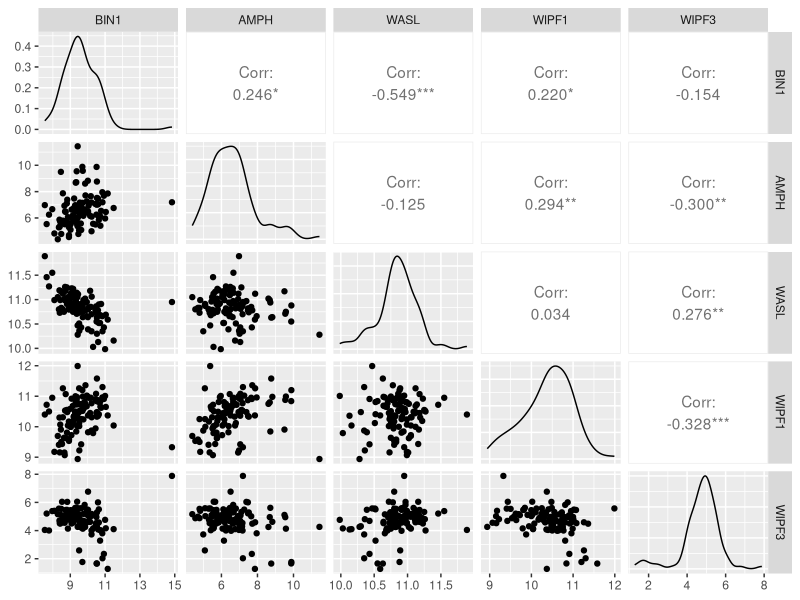
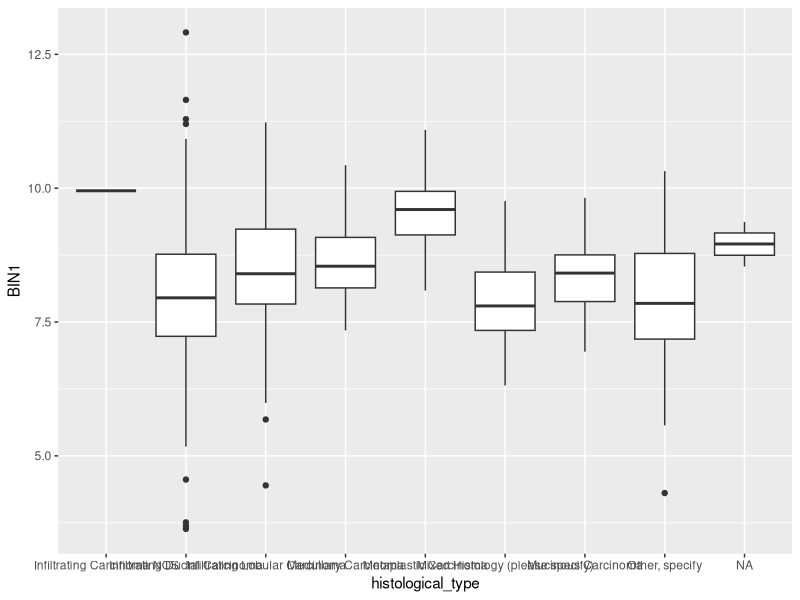
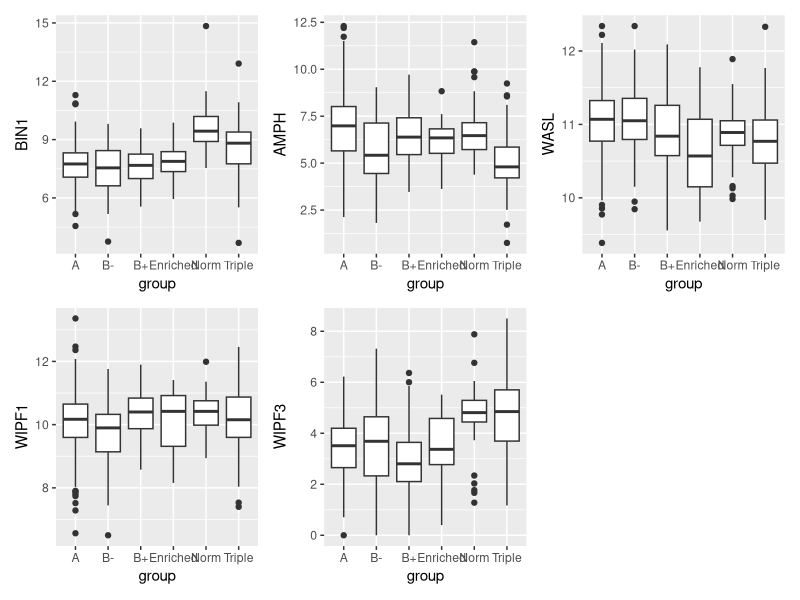
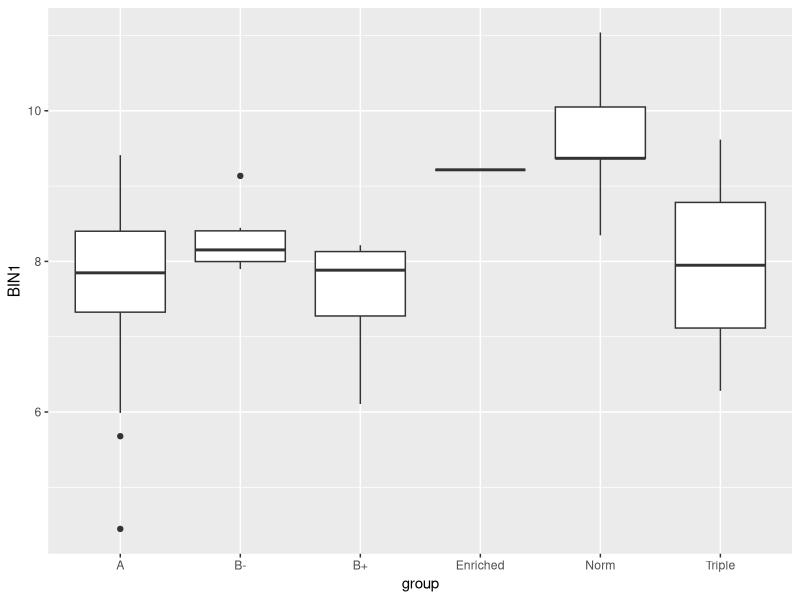
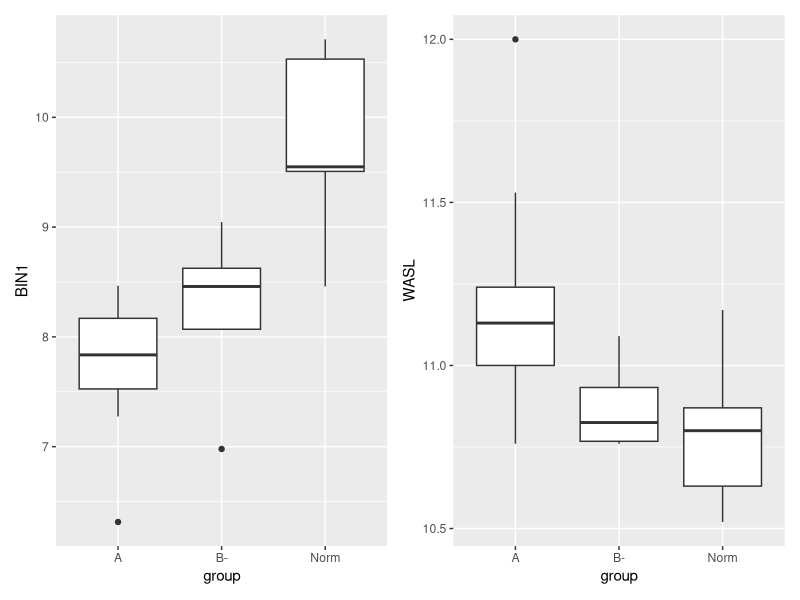
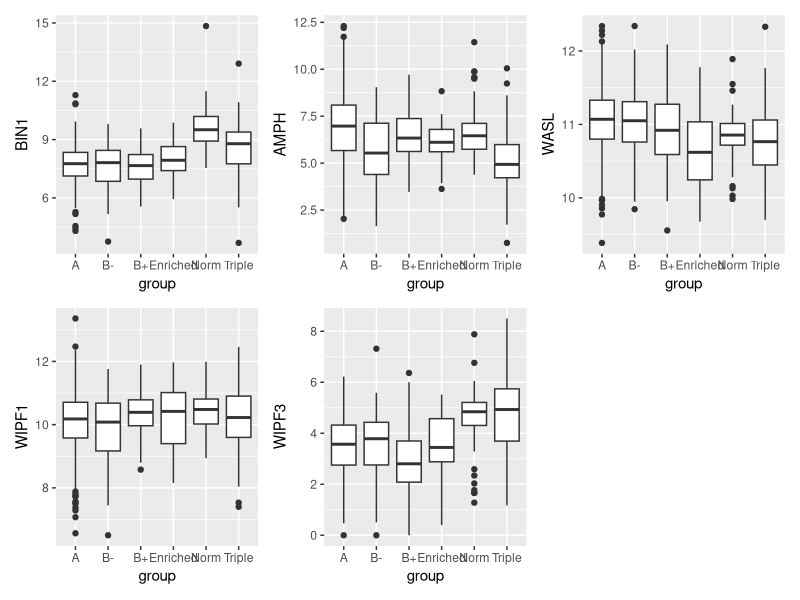

Reproduce these figures in R, in order.
## ---- chunk 1
knitr::opts_chunk$set(echo = TRUE)
## ---- chunk 2
library(tidyverse)
library(rstatix)
library(GGally)
library(patchwork)
## ---- chunk 3
Data <- read_tsv('Xena.tsv')
Data[, 2:14] |> drop_na(BIN1) -> Data
## ---- chunk 4
Data |> filter(sample_type=='Solid Tissue Normal') -> Normal
Data |> filter(sample_type=='Primary Tumor') -> Tumor

Normal |> group_by(histological_type) |> summarise(count = length(BIN1))
## ---- chunk 5
Tumor |> group_by(histological_type) |>  summarize(count = length(BIN1))
## ---- chunk 6
ggpairs(Normal[, 9:13])
## ---- chunk 7
kruskal.test(BIN1 ~ histological_type, Normal)
kruskal.test(AMPH ~ histological_type, Normal)
kruskal.test(WASL ~ histological_type, Normal)
kruskal.test(WIPF1 ~ histological_type, Normal)
kruskal.test(WIPF3 ~ histological_type, Normal)
## ---- chunk 8
kruskal.test(BIN1 ~ histological_type, Tumor)   #dif
kruskal.test(AMPH ~ histological_type, Tumor)   #dif
kruskal.test(WASL ~ histological_type, Tumor)   #dif
kruskal.test(WIPF1 ~ histological_type, Tumor)  #dif
kruskal.test(WIPF3 ~ histological_type, Tumor)  #dif
## ---- chunk 9
Tumor |> wilcox_test(BIN1 ~ histological_type) |> print.data.frame()
Tumor |> wilcox_test(AMPH ~ histological_type) |> print.data.frame()
Tumor |> wilcox_test(WASL ~ histological_type) |> print.data.frame()
Tumor |> wilcox_test(WIPF1 ~ histological_type) |> print.data.frame()
Tumor |> wilcox_test(WIPF3 ~ histological_type) |> print.data.frame()
## ---- chunk 10
gg <- ggplot(Tumor)+aes(histological_type)+geom_boxplot(aes(y = BIN1))
gg
## ---- chunk 11
data <- rbind(Tumor, Normal)

data |> filter(histological_type=='Infiltrating Lobular Carcinoma') -> ILC
sub1 <- subset(ILC, sample_type == 'Primary Tumor')
sub2 <- subset(ILC, sample_type == 'Solid Tissue Normal')
wilcox.test(sub1$BIN1, sub2$BIN1)    #dif
wilcox.test(sub1$WIPF3, sub2$WIPF3)  #dif
## ---- chunk 12
data |> filter(histological_type=='Infiltrating Ductal Carcinoma') -> IDC
sub1 <- subset(IDC, sample_type == 'Primary Tumor')
sub2 <- subset(IDC, sample_type == 'Solid Tissue Normal')
wilcox.test(sub1$BIN1, sub2$BIN1)     #dif
## ---- chunk 13
wilcox.test(sub1$WIPF1, sub2$WIPF1)     #dif
wilcox.test(sub1$WIPF3, sub2$WIPF3)     #dif
## ---- chunk 14
data |> filter(histological_type=='Mixed Histology (please specify)') -> MH
sub1 <- subset(MH, sample_type == 'Primary Tumor')
sub2 <- subset(MH, sample_type == 'Solid Tissue Normal')
wilcox.test(sub1$BIN1, sub2$BIN1)
wilcox.test(sub1$WASL, sub2$WASL)    #?
## ---- chunk 15
wilcox.test(sub1$WIPF3, Normal$WIPF3)     
## ---- chunk 16
data |> filter(ER_Status_nature2012=='Negative', PR_Status_nature2012=='Negative', HER2_Final_Status_nature2012=='Negative') |> select(sample_type, histological_type, BIN1, AMPH, WASL, WIPF1, WIPF3) |> mutate(group = 'Triple') -> Triple
## ---- chunk 17
data |> filter(ER_Status_nature2012=='Negative', PR_Status_nature2012=='Negative', HER2_Final_Status_nature2012=='Positive') |> select(sample_type, histological_type, BIN1, AMPH, WASL, WIPF1, WIPF3) |> mutate(group = 'Enriched') -> Enriched
## ---- chunk 18
data |> filter(sample_type=='Solid Tissue Normal') |> select(sample_type, histological_type, BIN1, AMPH, WASL, WIPF1, WIPF3) |> mutate(group = 'Norm') -> Norm
## ---- chunk 19
data |> filter(ER_Status_nature2012=='Positive', PR_Status_nature2012=='Positive', HER2_Final_Status_nature2012=='Negative') |> select(sample_type, histological_type, BIN1, AMPH, WASL, WIPF1, WIPF3) |> mutate(group = 'A') -> A
## ---- chunk 20
data |> filter(ER_Status_nature2012=='Positive',  PR_Status_nature2012=='Negative', HER2_Final_Status_nature2012=='Negative') |> select(sample_type, histological_type, BIN1, AMPH, WASL, WIPF1, WIPF3) |> mutate(group = 'B-') -> Bm
## ---- chunk 21
data |> filter(ER_Status_nature2012=='Positive', HER2_Final_Status_nature2012=='Positive') |> select(sample_type, histological_type, BIN1, AMPH, WASL, WIPF1, WIPF3) |> mutate(group = 'B+') -> Bp
## ---- chunk 22
dt <- rbind(A, Bm, Bp, Enriched, Norm, Triple) 

#write_csv(dt, 'Tidy_Xenat.csv')
#dt <- read_csv('Tidy_Xenat.csv')

dt |>  group_by(group) |> summarise(count = length(AMPH))
## ---- chunk 23
dt |> filter(histological_type=='Infiltrating Ductal Carcinoma') -> IDC
dt |> filter(histological_type=='Infiltrating Lobular Carcinoma') -> ILC
dt |> filter(histological_type=='Mixed Histology (please specify)') -> MH
dt |> filter(histological_type=='Other, specify') -> OT
## ---- chunk 24
sub <- subset(IDC, group == 'A')
shapiro.test(sub$BIN1)
## ---- chunk 25
kruskal.test(BIN1 ~ group, IDC)
kruskal.test(AMPH ~ group, IDC)
kruskal.test(WASL ~ group, IDC)
kruskal.test(WIPF1 ~ group, IDC)
kruskal.test(WIPF3 ~ group, IDC)
## ---- chunk 26
IDC |> wilcox_test(BIN1 ~ group) |> print.data.frame()
IDC |> wilcox_test(AMPH ~ group) |> print.data.frame()
IDC |> wilcox_test(WASL ~ group) |> print.data.frame()
IDC |> wilcox_test(WIPF1~ group) |> print.data.frame()
IDC |> wilcox_test(WIPF3 ~ group) |> print.data.frame()
## ---- chunk 27
b <- ggplot(IDC)+aes(group)+
  geom_boxplot(aes(y = BIN1))
a <- ggplot(IDC)+aes(group)+
  geom_boxplot(aes(y = AMPH))
w <- ggplot(IDC)+aes(group)+
  geom_boxplot(aes(y = WASL))
w1  <- ggplot(IDC)+aes(group)+
  geom_boxplot(aes(y = WIPF1))
w3 <- ggplot(IDC)+aes(group)+
  geom_boxplot(aes(y = WIPF3))

b+a+w+w1+w3
## ---- chunk 28
kruskal.test(BIN1 ~ group, ILC)   #dif
kruskal.test(AMPH ~ group, ILC)
kruskal.test(WASL ~ group, ILC)
kruskal.test(WIPF1 ~ group, ILC)
kruskal.test(WIPF3 ~ group, ILC)
## ---- chunk 29
ILC |> wilcox_test(BIN1 ~ group) |> print.data.frame()
## ---- chunk 30
b <- ggplot(ILC)+aes(group)+
  geom_boxplot(aes(y = BIN1))
b
## ---- chunk 31
kruskal.test(BIN1 ~ group, MH)   #dif
kruskal.test(AMPH ~ group, MH)
kruskal.test(WASL ~ group, MH)   #dif
kruskal.test(WIPF1 ~ group, MH)
kruskal.test(WIPF3 ~ group, MH)
## ---- chunk 32
MH |> wilcox_test(BIN1 ~ group) |> print.data.frame()
MH |> wilcox_test(WASL ~ group) |> print.data.frame()
## ---- chunk 33
b <- ggplot(MH)+aes(group)+
  geom_boxplot(aes(y = BIN1))
w <- ggplot(MH)+aes(group)+
  geom_boxplot(aes(y = WASL))
b+w
## ---- chunk 34
kruskal.test(BIN1 ~ group, OT)   #dif
kruskal.test(AMPH ~ group, OT)
kruskal.test(WASL ~ group, OT)   
kruskal.test(WIPF1 ~ group, OT)
kruskal.test(WIPF3 ~ group, OT)  #dif
## ---- chunk 35
kruskal.test(BIN1 ~ group, dt)
kruskal.test(AMPH ~ group, dt)
kruskal.test(WASL ~ group, dt)
kruskal.test(WIPF1 ~ group, dt)
kruskal.test(WIPF3 ~ group, dt)

kruskal.test(WIPF1 ~ group, sample_n(dt, 100))
## ---- chunk 36
dt |> wilcox_test(BIN1 ~ group) |> print.data.frame()
dt |> wilcox_test(AMPH ~ group) |> print.data.frame()
dt |> wilcox_test(WASL ~ group) |> print.data.frame()
dt |> wilcox_test(WIPF1~ group) |> print.data.frame()
dt |> wilcox_test(WIPF3 ~ group) |> print.data.frame()
## ---- chunk 37
b <- ggplot(dt)+aes(group)+
  geom_boxplot(aes(y = BIN1))
a <- ggplot(dt)+aes(group)+
  geom_boxplot(aes(y = AMPH))
w <- ggplot(dt)+aes(group)+
  geom_boxplot(aes(y = WASL))
w1  <- ggplot(dt)+aes(group)+
  geom_boxplot(aes(y = WIPF1))
w3 <- ggplot(dt)+aes(group)+
  geom_boxplot(aes(y = WIPF3))

b+a+w+w1+w3
## ---- chunk 38
kruskal.test(WASL ~ histological_type, A)
## ---- chunk 39
summary(aov(BIN1 ~ group*histological_type, dt))
## ---- chunk 40
summary(aov(AMPH ~ group*histological_type, dt))
## ---- chunk 41
summary(aov(WASL ~ group*histological_type, dt))
## ---- chunk 42
summary(aov(WIPF1 ~ group*histological_type, dt))
## ---- chunk 43
summary(aov(WIPF3 ~ group*histological_type, dt))
## ---- chunk 44
summary(aov(BIN1 ~ group+histological_type+AMPH+WASL+WIPF1+WIPF3, dt))
## ---- chunk 45
summary(aov(WASL ~ group+histological_type+AMPH+BIN1+WIPF1+WIPF3, dt))
## ---- chunk 46
summary(aov(AMPH ~ group+histological_type+BIN1+WASL+WIPF1+WIPF3, dt))
## ---- chunk 47
summary(aov(WIPF1 ~ group+histological_type+BIN1+AMPH+WASL+WIPF1+WIPF3, dt))
## ---- chunk 48
summary(aov(BIN1 ~ group+histological_type+WASL+WIPF1+WIPF3, dt))
